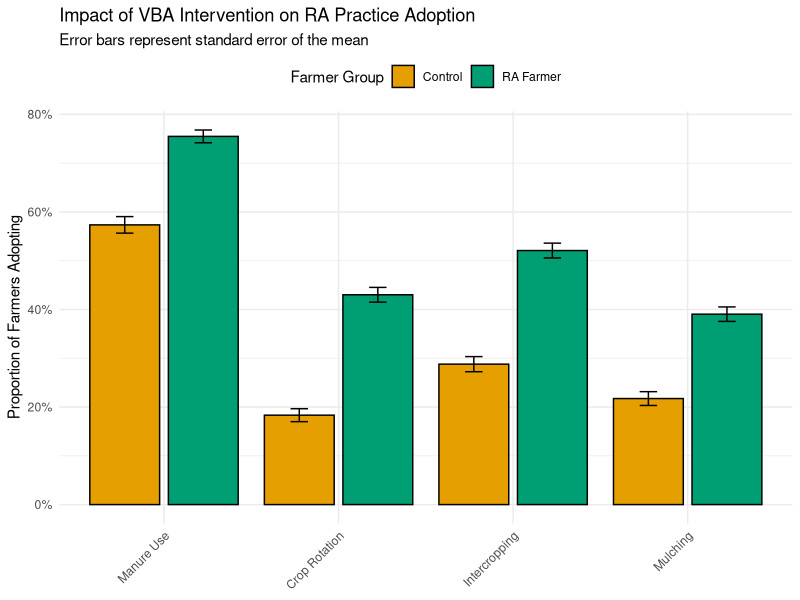
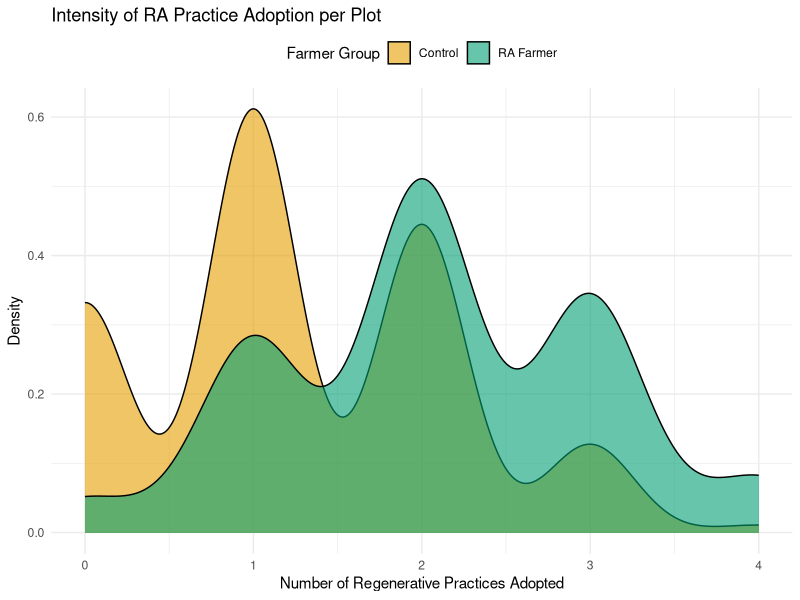
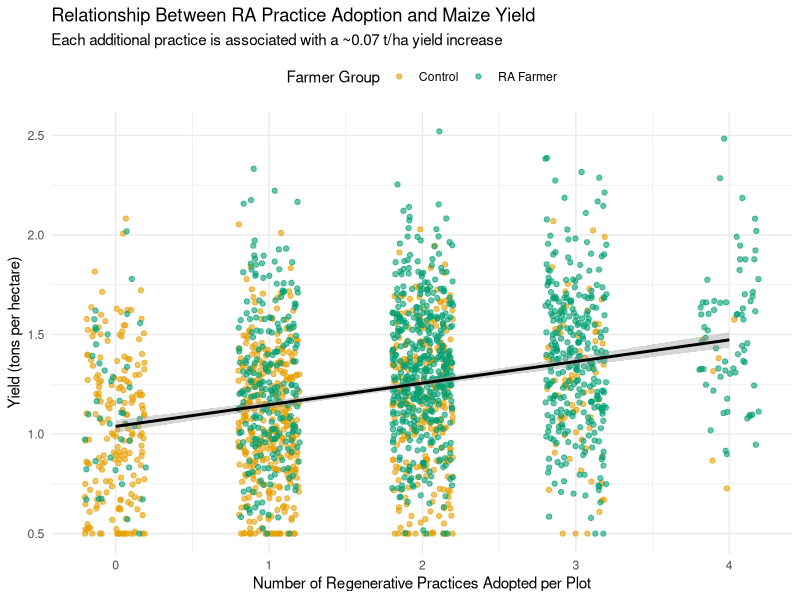
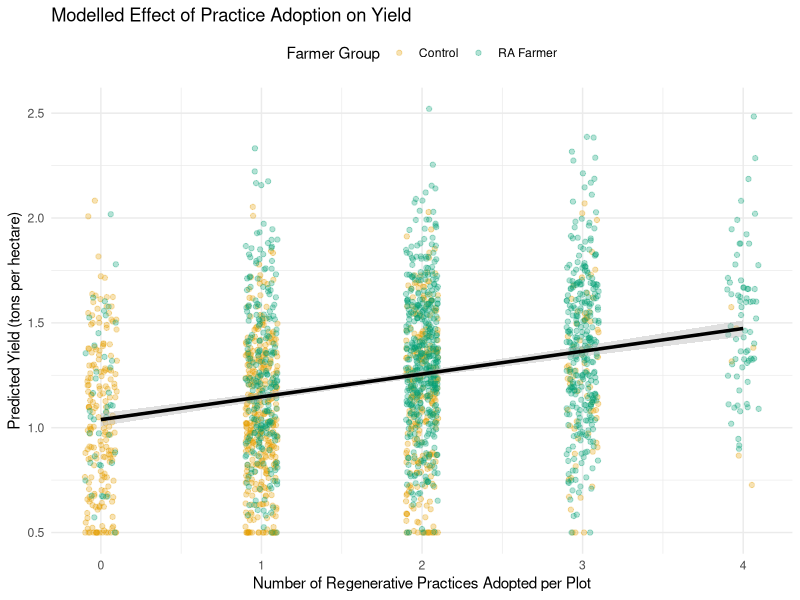
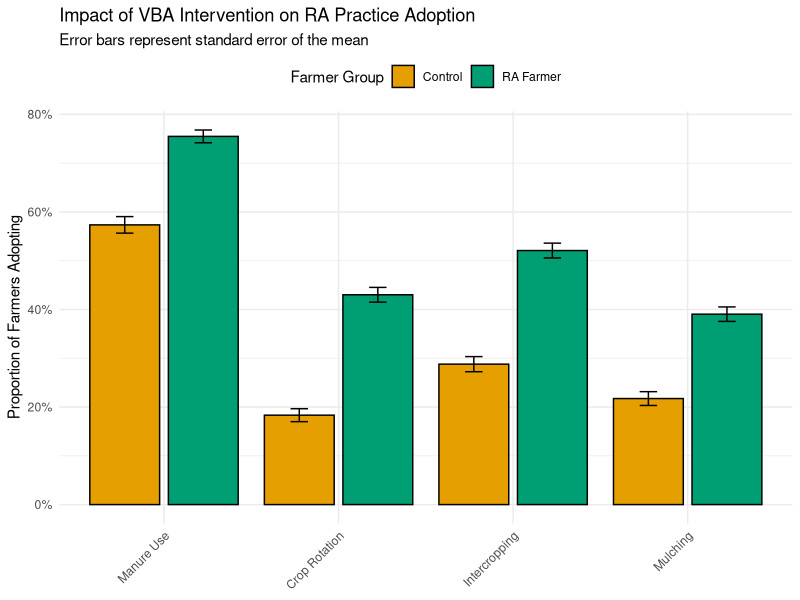
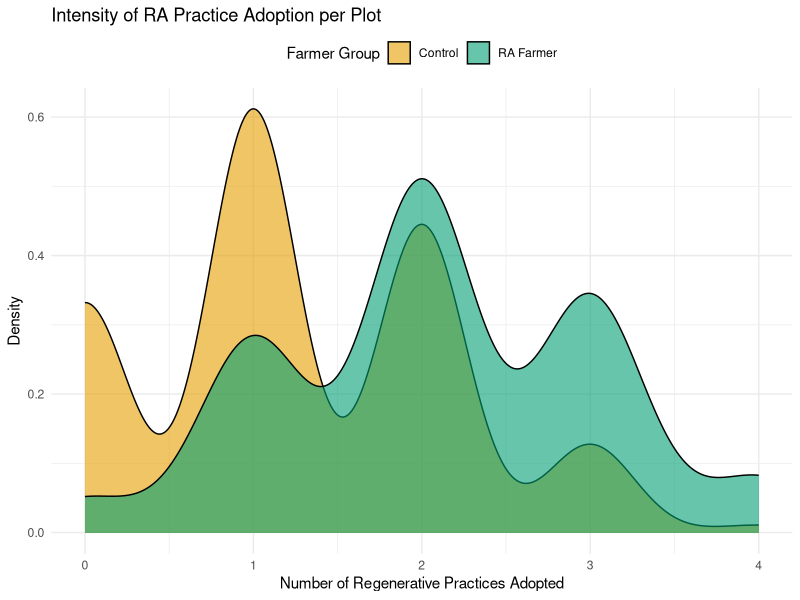
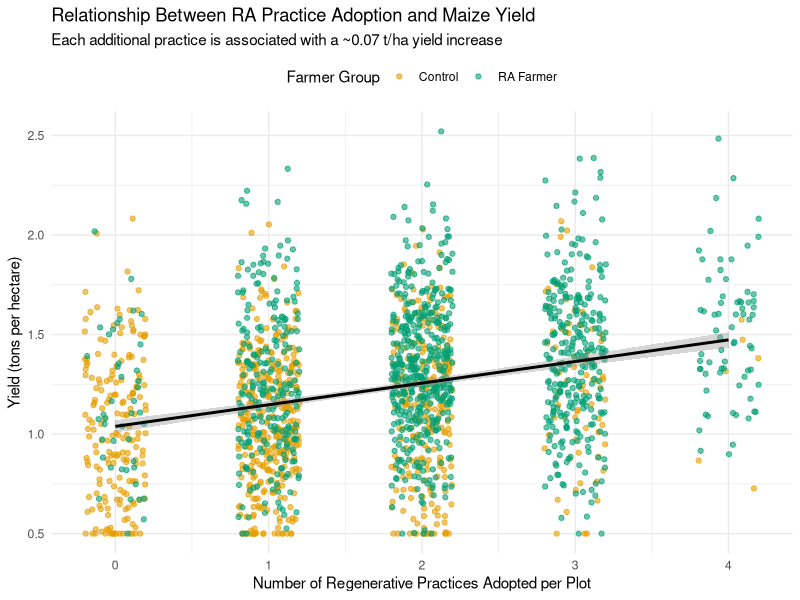
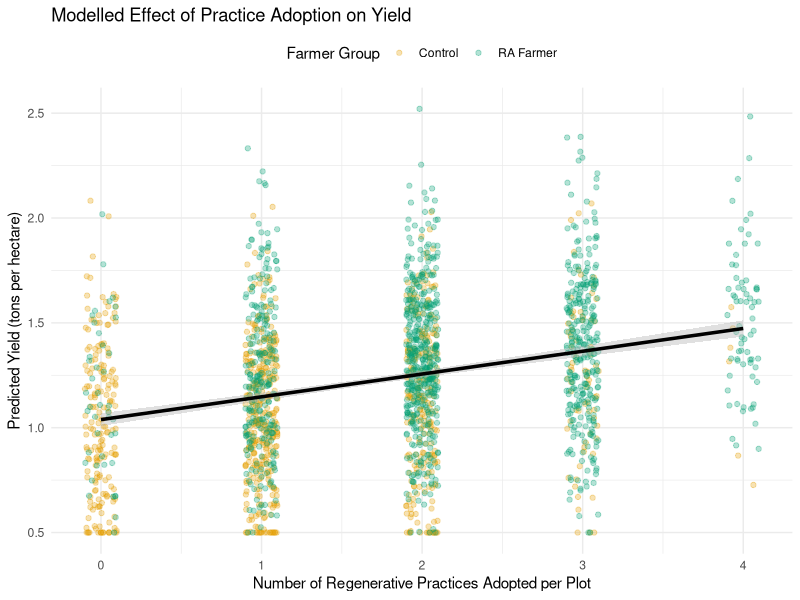

Source code (R) for these figures, in order:
# Load necessary libraries
library(tidyverse)
library(ggrepel) # For better labels if needed

# 1. READ THE DATA
syn_data <- read_csv("kenya_ra_adoption_synthetic_data.csv")
syn_data$group <- factor(syn_data$group, levels = c("Control", "RA Farmer")) # Set factor order

# 2. PLOT 1: Adoption Rates for Key Practices
# First, summarize the data to get means and standard errors
plot1_data <- syn_data %>%
  select(group, manure, crop_rotation, intercropping, mulching) %>%
  pivot_longer(cols = -group, names_to = "practice", values_to = "adopted") %>%
  group_by(group, practice) %>%
  summarise(
    mean_adoption = mean(adopted, na.rm = TRUE),
    se_adoption = sd(adopted, na.rm = TRUE) / sqrt(n()),
    .groups = 'drop'
  ) %>%
  mutate(
    practice = factor(practice,
                      levels = c("manure", "crop_rotation", "intercropping", "mulching"),
                      labels = c("Manure Use", "Crop Rotation", "Intercropping", "Mulching"))
  )

# Create the bar plot
plot1 <- ggplot(plot1_data, aes(x = practice, y = mean_adoption, fill = group)) +
  geom_col(position = position_dodge(0.9), color = "black", width = 0.8) +
  geom_errorbar(aes(ymin = mean_adoption - se_adoption, ymax = mean_adoption + se_adoption),
                position = position_dodge(0.9), width = 0.2) +
  scale_y_continuous(labels = scales::percent_format(accuracy = 1)) +
  scale_fill_manual(values = c("Control" = "#E69F00", "RA Farmer" = "#009E73")) + # Colorblind-friendly palette
  labs(title = "Impact of VBA Intervention on RA Practice Adoption",
       subtitle = "Error bars represent standard error of the mean",
       x = NULL,
       y = "Proportion of Farmers Adopting",
       fill = "Farmer Group") +
  theme_minimal() +
  theme(axis.text.x = element_text(angle = 45, hjust = 1),
        legend.position = "top")
print(plot1)

# 3. PLOT 2: Adoption Intensity (Number of Practices)
plot2 <- ggplot(syn_data, aes(x = number_of_practices, fill = group)) +
  geom_density(alpha = 0.6, adjust = 1.5) + # adjust smoothes the curve
  scale_fill_manual(values = c("Control" = "#E69F00", "RA Farmer" = "#009E73")) +
  labs(title = "Intensity of RA Practice Adoption per Plot",
       x = "Number of Regenerative Practices Adopted",
       y = "Density",
       fill = "Farmer Group") +
  theme_minimal() +
  theme(legend.position = "top")
print(plot2)

# 4. PLOT 3: Yield vs. Practice Adoption
plot3 <- ggplot(syn_data, aes(x = number_of_practices, y = yield_tha)) +
  geom_jitter(aes(color = group), alpha = 0.6, height = 0, width = 0.2) + # Jitter points
  geom_smooth(aes(group = 1), method = "lm", formula = y ~ x, se = TRUE, color = "black") + # Overall trend line
  scale_color_manual(values = c("Control" = "#E69F00", "RA Farmer" = "#009E73")) +
  labs(title = "Relationship Between RA Practice Adoption and Maize Yield",
       subtitle = "Each additional practice is associated with a ~0.07 t/ha yield increase",
       x = "Number of Regenerative Practices Adopted per Plot",
       y = "Yield (tons per hectare)",
       color = "Farmer Group") +
  theme_minimal() +
  theme(legend.position = "top")
print(plot3)

# 5. (BONUS) PLOT 4: Model the yield effect and plot it clearly
model <- lm(yield_tha ~ number_of_practices, data = syn_data)
summary(model) # Check the coefficient is ~0.07

# Create a prediction dataframe for a smooth line
prediction_data <- data.frame(number_of_practices = seq(0, 4, by = 0.1))
preds <- predict(model, newdata = prediction_data, se.fit = TRUE)
prediction_data$yield <- preds$fit
prediction_data$ymin <- preds$fit - 1.96 * preds$se.fit
prediction_data$ymax <- preds$fit + 1.96 * preds$se.fit

plot4 <- ggplot() +
  geom_jitter(data = syn_data, aes(x = number_of_practices, y = yield_tha, color = group), alpha = 0.3, width = 0.1) +
  geom_ribbon(data = prediction_data, aes(x = number_of_practices, ymin = ymin, ymax = ymax), fill = "grey70", alpha = 0.4) +
  geom_line(data = prediction_data, aes(x = number_of_practices, y = yield), size = 1.2, color = "black") +
  scale_color_manual(values = c("Control" = "#E69F00", "RA Farmer" = "#009E73")) +
  labs(title = "Modelled Effect of Practice Adoption on Yield",
       x = "Number of Regenerative Practices Adopted per Plot",
       y = "Predicted Yield (tons per hectare)",
       color = "Farmer Group") +
  theme_minimal() +
  theme(legend.position = "top")
print(plot4)

# 6. SAVE THE PLOTS
ggsave("figures/plot1_adoption_rates.png", plot1, width = 8, height = 6, dpi = 300)
ggsave("figures/plot2_adoption_intensity.png", plot2, width = 8, height = 6, dpi = 300)
ggsave("figures/plot3_yield_relationship.png", plot3, width = 8, height = 6, dpi = 300)
ggsave("figures/plot4_modelled_effect.png", plot4, width = 8, height = 6, dpi = 300)

